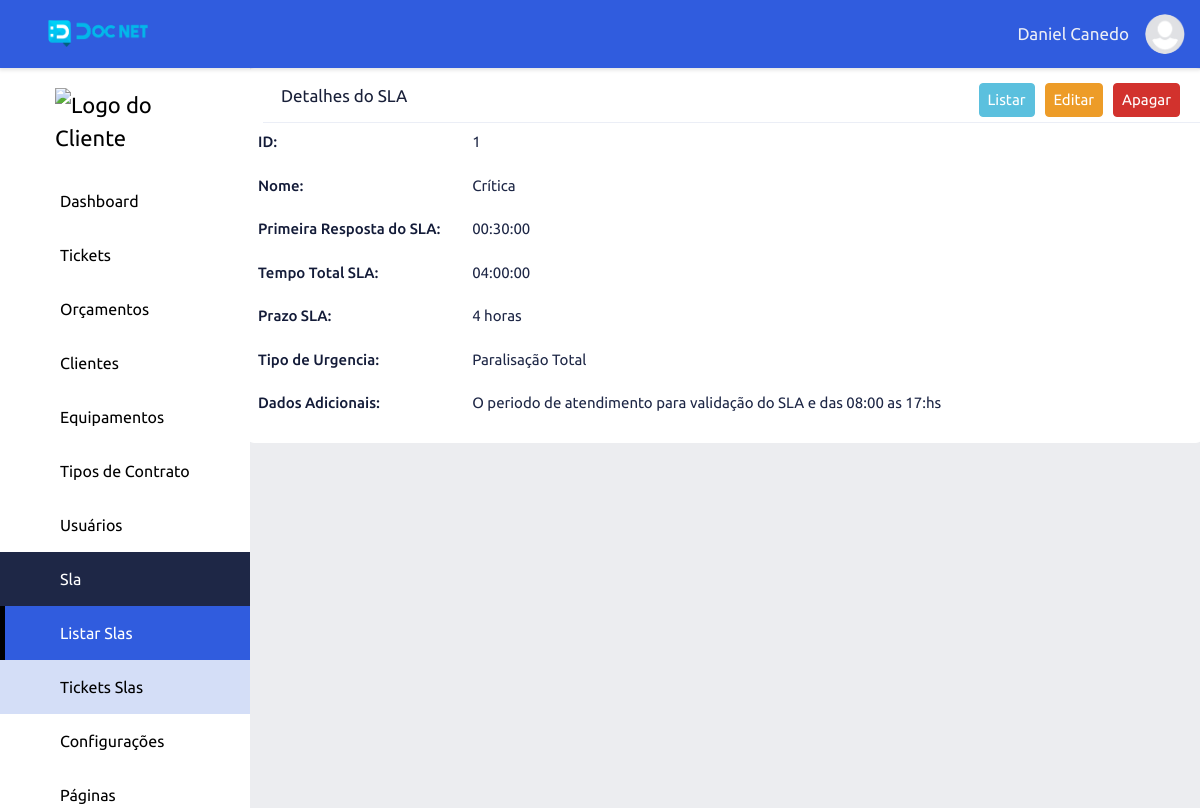
The app's page /view-sla/index/1 (signed in) with its own data.
### tables this page shows
CREATE TABLE `adms_levels_pages` (
  `id` int NOT NULL,
  `permission` int NOT NULL DEFAULT '2',
  `order_level_page` int NOT NULL,
  `print_menu` int NOT NULL DEFAULT '2' COMMENT '1 - Apresentar no menu, 2 - Não apresentar no menu',
  `dropdown` int NOT NULL DEFAULT '2' COMMENT '1 - Dropdow , 2 - não dropdow',
  `adms_access_level_id` int NOT NULL,
  `adms_page_id` int NOT NULL,
  `adms_items_menu_id` int NOT NULL DEFAULT '1',
  `created` datetime NOT NULL,
  `modified` datetime DEFAULT NULL
);

CREATE TABLE `adms_pages` (
  `id` int NOT NULL,
  `controller` varchar(220) NOT NULL,
  `metodo` varchar(220) NOT NULL,
  `menu_controller` varchar(220) NOT NULL,
  `menu_metodo` varchar(220) NOT NULL,
  `name_page` varchar(220) NOT NULL,
  `publish` int NOT NULL DEFAULT '2',
  `icon` varchar(45) DEFAULT NULL,
  `obs` text,
  `adms_sits_pgs_id` int NOT NULL DEFAULT '2',
  `adms_types_pgs_id` int NOT NULL,
  `adms_groups_pgs_id` int NOT NULL,
  `created` datetime NOT NULL,
  `modified` datetime DEFAULT NULL
);

CREATE TABLE `adms_items_menus` (
  `id` int NOT NULL,
  `name` varchar(220) NOT NULL,
  `icon` varchar(45) NOT NULL,
  `order_item_menu` int NOT NULL,
  `created` datetime NOT NULL,
  `modified` datetime DEFAULT NULL
);

CREATE TABLE `adms_sla` (
  `id` int NOT NULL,
  `name` varchar(220) NOT NULL,
  `empresa_id` int NOT NULL,
  `prim_resp` time DEFAULT NULL,
  `final_resp` time DEFAULT NULL,
  `tipo_ocorr_id` int NOT NULL,
  `prioridade_id` int NOT NULL,
  `tempo_nome_sla_id` int NOT NULL,
  `tempo_horas_sla_id` int NOT NULL,
  `atividade_id` int NOT NULL,
  `obs` varchar(220) DEFAULT NULL,
  `modified` datetime DEFAULT NULL,
  `cretaed` datetime NOT NULL
);

CREATE TABLE `adms_tempo_sla` (
  `id` int NOT NULL,
  `empresa_id` int NOT NULL,
  `name` varchar(220) NOT NULL,
  `tempo` int NOT NULL,
  `modified` datetime DEFAULT NULL,
  `created` datetime NOT NULL
);

CREATE TABLE `adms_atividade` (
  `id` int NOT NULL,
  `empresa_id` int NOT NULL,
  `name` varchar(220) NOT NULL,
  `modified` datetime DEFAULT NULL,
  `created` datetime NOT NULL
);

### core/ConfigController.php (called while the page is built, shortened)
<?php
class ConfigController extends Config
{
    private string $urlController;
    private string $urlMetodo;
    private string $urlParameter;
    public function __construct()
    {
        if (!empty(filter_input(INPUT_GET, 'url', FILTER_DEFAULT))) {
            $this->url = filter_input(INPUT_GET, 'url', FILTER_DEFAULT);
            $this->urlArray = explode("/", $this->url);
            if (isset($this->urlArray[0])) {
                $this->urlController = $this->slugController($this->urlArray[0]);
            } else {
                $this->urlController = $this->slugController(CONTROLLER);
            }
            if (isset($this->urlArray[1])) {
                $this->urlMetodo = $this->slugMetodo($this->urlArray[1]);
            } else {
                $this->urlMetodo = $this->slugMetodo(METODO);
            }
            if (isset($this->urlArray[2])) {
                $this->urlParameter = $this->urlArray[2];
            } else {
                $this->urlParameter = "";
            }
        } else {
            $this->urlController = $this->slugController(CONTROLLERERRO);
            $this->urlMetodo = $this->slugMetodo(METODO);
            $this->urlParameter = "";
        }
    }
    private function slugController(string $slugController): string
    {
        $this->urlSlugController = $slugController;
        $this->urlSlugController = strtolower($this->urlSlugController);
        $this->urlSlugController = str_replace("-", " ", $this->urlSlugController);
        $this->urlSlugController = ucwords($this->urlSlugController);
        $this->urlSlugController = str_replace(" ", "", $this->urlSlugController);
        return $this->urlSlugController;
    }
    private function slugMetodo(string $urlSlugMetodo): string
    {
        $this->urlSlugMetodo = $this->slugController($urlSlugMetodo);
        $this->urlSlugMetodo = lcfirst($this->urlSlugMetodo);
        return $this->urlSlugMetodo;
    }
    public function loadPage(): void
    {
        $loadPgAdm = new \Core\CarregarPgAdmLevel();
        $loadPgAdm->loadPage($this->urlController, $this->urlMetodo, $this->urlParameter);
    }
}

### index.php (called while the page is built, shortened)
<?php
$home = new Core\ConfigController();
$home->loadPage();

### app/adms/Models/helper/AdmsRead.php (called while the page is built, shortened)
<?php
class AdmsRead extends AdmsConn
{
    private string $select;
    private array $values = [];
    private object $query;
    public function fullRead(string $query, string|null $parseString = null): void
    {
        $this->select = $query;
        if (!empty($parseString)) {
            parse_str($parseString, $this->values);
        }
        $this->exeInstruction();
    }
    private function exeInstruction(): void
    {
        $this->connection();
        try {
            $this->exeParameter();
            $this->query->execute();
            $this->result = $this->query->fetchAll();
        } catch (PDOException $err) {
            $this->result = null;
        }
    }
    private function connection(): void
    {
        $this->conn = $this->connectDb();
        $this->query = $this->conn->prepare($this->select);
        $this->query->setFetchMode(PDO::FETCH_ASSOC);
    }
    private function exeParameter(): void
    {
        if ($this->values) {
            foreach ($this->values as $link => $value) {
                if (($link == 'limit') or ($link == 'offset') or ($link == 'id')) {
                    $value = (int) $value;
                }
                $this->query->bindValue(":{$link}", $value, (is_int($value) ? PDO::PARAM_INT : PDO::PARAM_STR));
            }
        }
    }
}

### app/adms/Models/helper/AdmsConn.php (called while the page is built, shortened)
<?php
abstract class AdmsConn
{
    private string $host = HOST;
    private string $user = USER;
    private string $pass = PASS;
    private string $dbname = DBNAME;
    protected function connectDb(): object
    {
        try {
            $this->connect = new PDO("mysql:host={$this->host};dbname=" . $this->dbname, $this->user, $this->pass);
            return $this->connect;
        } catch (PDOException $err) {
            die("Erro - 001: Por favor tente novamente. Caso o problema persista, entre em contato o administrador " . EMAILADM);
        }
    }
}

### app/adms/Models/helper/AdmsMenu.php (called while the page is built, shortened)
<?php
class AdmsMenu
{
    public function itemMenu(): array|null|bool
    {
        $listMenu = new \App\adms\Models\helper\AdmsRead();
        $listMenu->fullRead(
            "SELECT lev_pag.id AS id_lev_pag, lev_pag.dropdown, lev_pag.adms_page_id,
                        pag.id AS id_pag, pag.menu_controller, pag.menu_metodo, pag.name_page, pag.icon,
                        itm_men.id AS id_itm_men, itm_men.name name_itm_men, itm_men.icon icon_itm_men
                        FROM adms_levels_pages AS lev_pag
                        INNER JOIN adms_pages AS pag ON pag.id=lev_pag.adms_page_id
                        INNER JOIN adms_items_menus AS itm_men ON itm_men.id=lev_pag.adms_items_menu_id
                        WHERE ((lev_pag.adms_access_level_id =:adms_access_level_id)
                        AND (lev_pag.permission = 1))
                        AND print_menu = 1
                        AND adms_sits_pgs_id = 1
                        ORDER BY itm_men.order_item_menu, lev_pag.order_level_page ASC",
            "adms_access_level_id=" . $_SESSION['adms_access_level_id']
        );
        $this->resultBd = $listMenu->getResult();
        if ($this->resultBd) {
            return $this->resultBd;
        } else {
            return false;
        }
    }
}

### app/adms/Models/AdmsViewSla.php (called while the page is built, shortened)
<?php
class AdmsViewSla
{
    public function viewSla(int $id): void
    {
        $this->id = $id;
        $viewSla = new \App\adms\Models\helper\AdmsRead();
        $viewSla->fullRead("SELECT sla.id as id_sla, sla.name, emp.nome_fantasia as nome_fantasia_emp, sla.prim_resp as prim_resp_sla, sla.final_resp as final_resp_sla, typ.name as name_typ, prio.name as name_prio, temp.name as name_temp, sla.tempo_horas_sla_id,
                            ativ.name as name_ativ, sla.obs as obs_sla FROM adms_sla as sla
                            INNER JOIN adms_emp_principal AS emp ON emp.id=sla.empresa_id
                            INNER JOIN adms_tipo_ocorr AS typ ON typ.id=sla.tipo_ocorr_id
                            INNER JOIN adms_prioridade AS prio ON prio.id=sla.prioridade_id
                            INNER JOIN adms_tempo_sla AS temp ON temp.id=sla.tempo_nome_sla_id
                            INNER JOIN adms_atividade AS ativ ON ativ.id=sla.atividade_id
                            WHERE sla.id=:id LIMIT :limit", "id={$this->id}&limit=1");
    }
}

### app/adms/Views/sla/viewSla.php (the view, shortened to what this page needs)
<div class="wrapper">
    <div class="row">
        <div class="top-list">
            <span class="title-content">Detalhes do SLA</span>
            <div class="top-list-right">
                <?php
                if ($this->data['button']['list_sla']) {
                    echo "<a href='" . URLADM . "list-sla/index' class='btn-info'>Listar</a> ";
                }
                if (!empty($this->data['viewSla'])) {
                    if ($this->data['button']['edit_sla']) {
                        echo "<a href='" . URLADM . "edit-sla/index/" . $this->data['viewSla'][0]['id_sla'] . "' class='btn-warning'>Editar</a> ";
                    }
                    if ($this->data['button']['delete_sla']) {
                        echo "<a href='" . URLADM . "delete-sla/index/" . $this->data['viewSla'][0]['id_sla'] . "' onclick='return confirm(\"Tem certeza que deseja excluir este registro?\")' class='btn-danger'>Apagar</a> ";
                    }
                }
                ?>
            </div>
        </div>
        <div class="content-adm-alert">
        </div>
        <div class="content-adm">
            <?php
            if (!empty($this->data['viewSla'])) {
                extract($this->data['viewSla'][0]);
            ?>
                <div class="view-det-adm">
                    <span class="view-adm-title">ID: </span>
                    <span class="view-adm-info"><?php echo $id_sla; ?></span>
                </div>
                <div class="view-det-adm">
                    <span class="view-adm-title">Nome: </span>
                    <span class="view-adm-info"><?php echo $name; ?></span>
                </div>
                <div class="view-det-adm">
                    <span class="view-adm-title">Primeira Resposta do SLA: </span>
                    <span class="view-adm-info"><?php echo $prim_resp_sla; ?></span>
                </div>
                <div class="view-det-adm">
                    <span class="view-adm-title">Tempo Total SLA: </span>
                    <span class="view-adm-info"><?php echo $final_resp_sla; ?></span>
                </div>
                <div class="view-det-adm">
                    <span class="view-adm-title">Prazo SLA: </span>
                    <span class="view-adm-info"><?php echo $name_temp; ?></span>
                </div>
                <div class="view-det-adm">
                    <span class="view-adm-title">Tipo de Urgencia: </span>
                    <span class="view-adm-info"><?php echo $name_ativ; ?></span>
                </div>
                <div class="view-det-adm">
                    <span class="view-adm-title">Dados Adicionais: </span>
                    <span class="view-adm-info"><?php echo $obs_sla; ?></span>
                </div>
            <?php
            }
            ?>
        </div>
    </div>
</div>

### app/adms/Views/include/menu.php (shortened to what this page needs)
<?php
$sidebar_active = "";
if (isset($this->data['sidebarActive'])) {
    $sidebar_active = $this->data['sidebarActive'];
}
?>
<div class="content">
    <div class="sidebar">
    <div class="logo-adm">
        <?php
        if(!empty ($_SESSION['set_clie'])){
            echo "<img src='" . URLADM . "app/adms/assets/image/logo/clientes/". $_SESSION['emp_user']."/{$_SESSION['logo_emp_prin']}' width='140' alt='Logo do Cliente'>";
        } else{
            echo "<img src='" . URLADM . "app/adms/assets/image/logo/clientes/icon_user.png' width='140' alt='Logo do Cliente'>";
        }
        ?>
    </div>
        <?php
        if ((isset($this->data['menu'])) and ($this->data['menu'])) {
            $count_drop_start = 0;
            $count_drop_end = 0;
            foreach ($this->data['menu'] as $item_menu) {
                extract($item_menu);
                $active_item_menu = "";
                if ($sidebar_active == $menu_controller) {
                    $active_item_menu = "active";
                }
                if ($dropdown == 1) {
                    if ($count_drop_start != $id_itm_men) {
                        if (($count_drop_end == 1) and ($count_drop_start != 0)) {
                            echo "</div>";
                            $count_drop_end = 0;
                        }
                        echo "<button class='dropdown-btn btn-active$id_itm_men'>";
                        echo "<i class='icon $icon_itm_men'></i><span>$name_itm_men</span><i class='fa-solid fa-caret-down'></i>";
                        echo "</button>";
                        echo "<div class='dropdown-container cont-active$id_itm_men'>";
                    }
                    echo "<a href='" . URLADM . "$menu_controller/$menu_metodo' class='sidebar-nav active$id_itm_men $active_item_menu'><i class='icon $icon'></i><span></span>$name_page</a>";
                    $count_drop_start = $id_itm_men;
                    $count_drop_end = 1;
                } else {
                    if ($count_drop_end == 1) {
                        echo "</div>";
                        $count_drop_end = 0;
                    }
                    echo "<a href='" . URLADM . "$menu_controller/$menu_metodo' class='sidebar-nav $active_item_menu'><i class='icon $icon'></i><span></span>$name_page</a>";
                }
            }
        }
        ?>
    </div>

### records on screen
adms_levels_pages: adms_page.name_page "Dashboard"
adms_levels_pages: adms_items_menu.name "Tickets"
adms_levels_pages: adms_items_menu.name "Orçamentos"
adms_levels_pages: adms_items_menu.name "Clientes"
adms_levels_pages: adms_items_menu.name "Equipamentos"
adms_levels_pages: adms_items_menu.name "Tipos de Contrato"
adms_levels_pages: adms_items_menu.name "Usuários"
adms_levels_pages: adms_items_menu.name "Sla", adms_page.name_page "Listar Slas"
adms_levels_pages: adms_page.name_page "Tickets Slas"
adms_levels_pages: adms_items_menu.name "Configurações"
adms_levels_pages: adms_items_menu.name "Páginas"
adms_sla: id "1", name "Crítica", prim_resp "00:30:00", final_resp "04:00:00", tempo_nome_sla.name "4 horas", atividade.name "Paralisação Total", obs "O periodo de atendimento para validação do SLA e das 08:00 as 17:hs"

### other values on screen
$_SESSION['user_nickname'] "Daniel Canedo"
